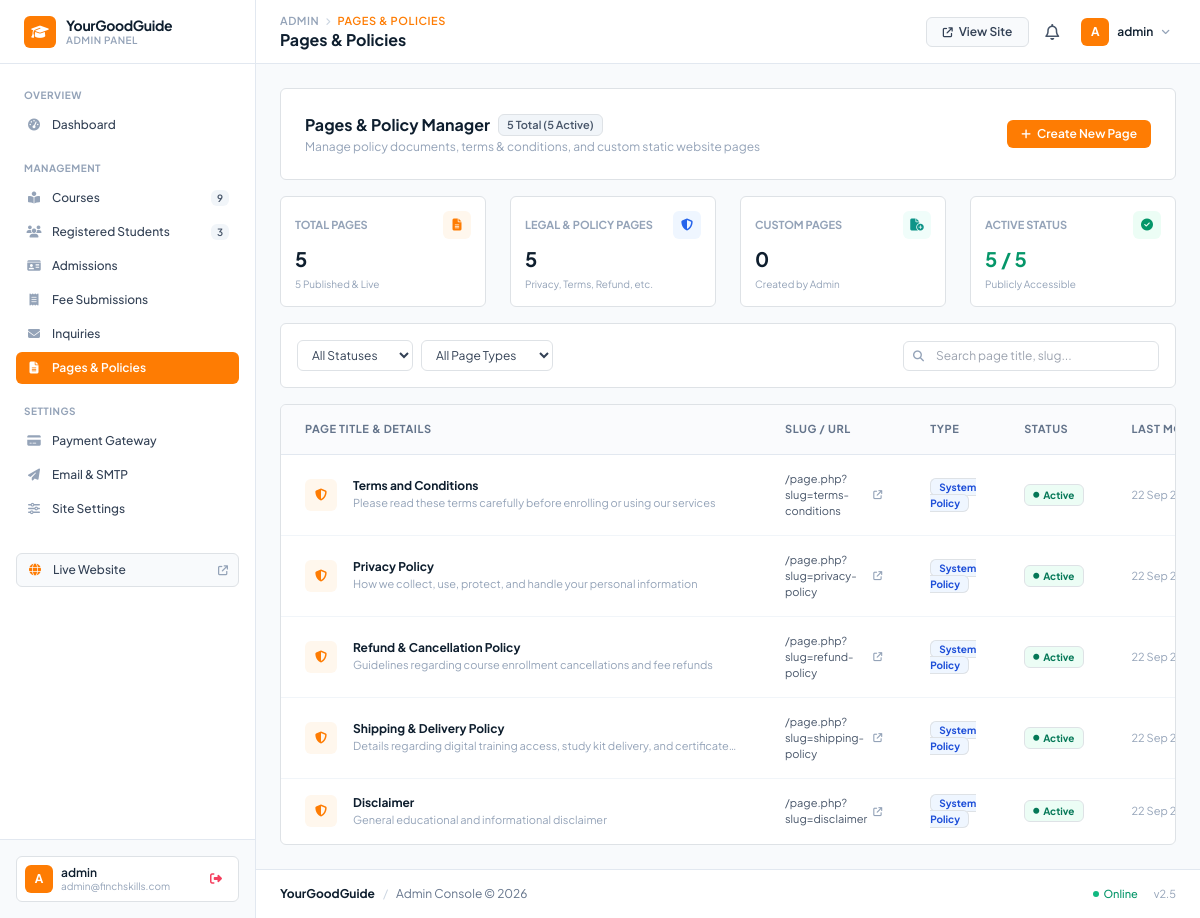
Screenshot of /admin/pages.php (signed in) with the database file from the repository.
### tables this page shows
CREATE TABLE `site_pages` (
  `id` int NOT NULL AUTO_INCREMENT,
  `slug` varchar(100) NOT NULL,
  `title` varchar(255) NOT NULL,
  `subtitle` varchar(255) DEFAULT NULL,
  `content` longtext NOT NULL,
  `meta_title` varchar(255) DEFAULT NULL,
  `meta_description` text,
  `status` enum('active','inactive') DEFAULT 'active',
  `is_system` tinyint(1) DEFAULT '0',
  `updated_at` timestamp NULL DEFAULT CURRENT_TIMESTAMP ON UPDATE CURRENT_TIMESTAMP,
  `created_at` timestamp NULL DEFAULT CURRENT_TIMESTAMP,
  PRIMARY KEY (`id`),
  UNIQUE KEY `slug` (`slug`)
);

### admin/pages.php (the view, shortened to what this page needs)
<?php
require_once __DIR__ . '/includes/auth.php';
$total_pages = (int)$pdo->query("SELECT COUNT(*) FROM site_pages")->fetchColumn();
$active_pages = (int)$pdo->query("SELECT COUNT(*) FROM site_pages WHERE status = 'active'")->fetchColumn();
$system_pages = (int)$pdo->query("SELECT COUNT(*) FROM site_pages WHERE is_system = 1")->fetchColumn();
$custom_pages = (int)$pdo->query("SELECT COUNT(*) FROM site_pages WHERE is_system = 0")->fetchColumn();
$search = trim($_GET['search'] ?? '');
$query = "SELECT * FROM site_pages WHERE 1=1";
$params = [];
$query .= " ORDER BY is_system DESC, id ASC";
$stmt = $pdo->prepare($query);
$stmt->execute($params);
$pages = $stmt->fetchAll(PDO::FETCH_ASSOC);
require_once __DIR__ . '/includes/header.php';
?>
<div class="space-y-4">
    <div class="flex flex-col sm:flex-row sm:items-center justify-between gap-3 bg-white p-4 rounded-md border border-slate-200">
        <div>
            <div class="flex items-center gap-2">
                <h2 class="text-base font-bold text-[#0e1e2e]">Pages &amp; Policy Manager</h2>
                <span class="px-2 py-0.5 text-[11px] font-semibold bg-slate-100 text-slate-600 rounded border border-slate-200">
                    <?= $total_pages ?> Total (<?= $active_pages ?> Active)
                </span>
            </div>
            <p class="text-xs text-slate-400 mt-0.5">Manage policy documents, terms &amp; conditions, and custom static website pages</p>
        </div>
        <div class="flex items-center gap-2">
            <a href="page-edit.php" class="px-3.5 py-1.5 text-xs font-semibold text-white bg-[#fe7c03] hover:bg-[#ea6c00] rounded-md transition-colors flex items-center gap-1.5 no-underline">
                <i class="fa-solid fa-plus text-[11px]"></i>
                <span>Create New Page</span>
            </a>
        </div>
    </div>
    <div class="grid grid-cols-1 sm:grid-cols-2 lg:grid-cols-4 gap-4">
        <div class="bg-white border border-slate-200 rounded-md p-3.5">
            <div class="flex items-center justify-between mb-1.5">
                <span class="text-[11px] font-bold uppercase text-slate-400">Total Pages</span>
                <span class="w-7 h-7 rounded bg-orange-50 text-[#fe7c03] flex items-center justify-center text-xs"><i class="fa-solid fa-file-lines"></i></span>
            </div>
            <h4 class="text-xl font-bold text-[#0e1e2e]"><?= $total_pages ?></h4>
            <p class="text-[10px] text-slate-400 mt-1"><?= $active_pages ?> Published &amp; Live</p>
        </div>
        <div class="bg-white border border-slate-200 rounded-md p-3.5">
            <div class="flex items-center justify-between mb-1.5">
                <span class="text-[11px] font-bold uppercase text-slate-400">Legal &amp; Policy Pages</span>
                <span class="w-7 h-7 rounded bg-blue-50 text-blue-600 flex items-center justify-center text-xs"><i class="fa-solid fa-shield-halved"></i></span>
            </div>
            <h4 class="text-xl font-bold text-[#0e1e2e]"><?= $system_pages ?></h4>
            <p class="text-[10px] text-slate-400 mt-1">Privacy, Terms, Refund, etc.</p>
        </div>
        <div class="bg-white border border-slate-200 rounded-md p-3.5">
            <div class="flex items-center justify-between mb-1.5">
                <span class="text-[11px] font-bold uppercase text-slate-400">Custom Pages</span>
                <span class="w-7 h-7 rounded bg-teal-50 text-teal-600 flex items-center justify-center text-xs"><i class="fa-solid fa-file-circle-plus"></i></span>
            </div>
            <h4 class="text-xl font-bold text-[#0e1e2e]"><?= $custom_pages ?></h4>
            <p class="text-[10px] text-slate-400 mt-1">Created by Admin</p>
        </div>
        <div class="bg-white border border-slate-200 rounded-md p-3.5">
            <div class="flex items-center justify-between mb-1.5">
                <span class="text-[11px] font-bold uppercase text-slate-400">Active Status</span>
                <span class="w-7 h-7 rounded bg-emerald-50 text-emerald-600 flex items-center justify-center text-xs"><i class="fa-solid fa-circle-check"></i></span>
            </div>
            <h4 class="text-xl font-bold text-emerald-600"><?= $active_pages ?> / <?= $total_pages ?></h4>
            <p class="text-[10px] text-slate-400 mt-1">Publicly Accessible</p>
        </div>
    </div>
    <div class="bg-white border border-slate-200 rounded-md p-3">
        <form method="GET" action="pages.php" class="flex flex-wrap items-center justify-between gap-2.5">
            <div class="flex flex-wrap items-center gap-2">
                <select name="status" onchange="this.form.submit()" class="text-xs bg-white border border-slate-200 rounded-md px-2.5 py-1.5 text-slate-700 focus:outline-none focus:border-[#fe7c03]">
                    <option value="">All Statuses</option>
                </select>
                <select name="type" onchange="this.form.submit()" class="text-xs bg-white border border-slate-200 rounded-md px-2.5 py-1.5 text-slate-700 focus:outline-none focus:border-[#fe7c03]">
                    <option value="">All Page Types</option>
                </select>
            </div>
            <div class="relative w-full sm:w-64">
                <input type="text" name="search" value="<?= htmlspecialchars($search) ?>" placeholder="Search page title, slug..." class="w-full text-xs bg-white border border-slate-200 rounded-md pl-8 pr-3 py-1.5 text-slate-700 focus:outline-none focus:border-[#fe7c03]">
                <i class="fa-solid fa-magnifying-glass absolute left-2.5 top-2.5 text-[11px] text-slate-400"></i>
            </div>
        </form>
    </div>
    <div class="bg-white border border-slate-200 rounded-md overflow-hidden">
        <div class="overflow-x-auto">
            <table class="w-full text-left border-collapse">
                <thead>
                    <tr class="border-b border-slate-200 bg-slate-50/75 text-[11px] font-bold text-slate-500 uppercase tracking-wider">
                        <th class="px-4 py-3">Page Title &amp; Details</th>
                        <th class="px-4 py-3">Slug / URL</th>
                        <th class="px-4 py-3">Type</th>
                        <th class="px-4 py-3">Status</th>
                        <th class="px-4 py-3">Last Modified</th>
                    </tr>
                </thead>
                <tbody class="divide-y divide-slate-100 text-xs text-slate-700">
                    <?php if (empty($pages)): ?>
                        <tr>
                            <td colspan="6" class="px-4 py-8 text-center text-slate-400">
                                <i class="fa-solid fa-folder-open text-2xl mb-2 text-slate-300 block"></i>
                                <span>No pages found matching your filters.</span>
                            </td>
                        </tr>
                    <?php else: ?>
                        <?php foreach ($pages as $p): ?>
                            <tr class="hover:bg-slate-50/60 transition-colors">
                                <td class="px-4 py-3">
                                    <div class="flex items-center gap-3">
                                        <div class="w-8 h-8 rounded bg-orange-50 text-[#fe7c03] flex items-center justify-center font-bold text-xs shrink-0">
                                            <i class="fa-solid <?= $p['is_system'] ? 'fa-shield-halved' : 'fa-file-lines' ?>"></i>
                                        </div>
                                        <div>
                                            <a href="page-edit.php?id=<?= $p['id'] ?>" class="font-bold text-[#0e1e2e] hover:text-[#fe7c03] no-underline block leading-tight">
                                                <?= htmlspecialchars($p['title']) ?>
                                            </a>
                                            <?php if (!empty($p['subtitle'])): ?>
                                                <p class="text-[11px] text-slate-400 mt-0.5 truncate max-w-sm"><?= htmlspecialchars($p['subtitle']) ?></p>
                                            <?php endif; ?>
                                        </div>
                                    </div>
                                </td>
                                <td class="px-4 py-3 font-mono text-[11px]">
                                    <a href="../page.php?slug=<?= urlencode($p['slug']) ?>" target="_blank" class="text-slate-600 hover:text-[#fe7c03] flex items-center gap-1.5 no-underline">
                                        <span>/page.php?slug=<?= htmlspecialchars($p['slug']) ?></span>
                                        <i class="fa-solid fa-arrow-up-right-from-square text-[9px] text-slate-400"></i>
                                    </a>
                                </td>
                                <td class="px-4 py-3">
                                    <?php if ($p['is_system']): ?>
                                        <span class="px-2 py-0.5 text-[10px] font-bold rounded bg-blue-50 text-blue-700 border border-blue-200">
                                            System Policy
                                        </span>
                                    <?php else: ?>
                                        <span class="px-2 py-0.5 text-[10px] font-bold rounded bg-slate-100 text-slate-600 border border-slate-200">
                                            Custom Page
                                        </span>
                                    <?php endif; ?>
                                </td>
                                <td class="px-4 py-3">
                                    <a href="pages.php?action=toggle_status&id=<?= $p['id'] ?>" title="Click to toggle status" class="no-underline">
                                        <?php if ($p['status'] === 'active'): ?>
                                            <span class="px-2 py-0.5 text-[10px] font-bold rounded bg-emerald-50 text-emerald-700 border border-emerald-200 inline-flex items-center gap-1 hover:bg-emerald-100">
                                                <i class="fa-solid fa-circle text-[6px]"></i> Active
                                            </span>
                                        <?php else: ?>
                                            <span class="px-2 py-0.5 text-[10px] font-bold rounded bg-slate-100 text-slate-500 border border-slate-200 inline-flex items-center gap-1 hover:bg-slate-200">
                                                <i class="fa-solid fa-circle text-[6px]"></i> Inactive
                                            </span>
                                        <?php endif; ?>
                                    </a>
                                </td>
                                <td class="px-4 py-3 text-slate-400 text-[11px] whitespace-nowrap">
                                    <?= date('d M Y, h:i A', strtotime($p['updated_at'] ?? $p['created_at'])) ?>
                                </td>
                            </tr>
                        <?php endforeach; ?>
                    <?php endif; ?>
                </tbody>
            </table>
        </div>
    </div>
</div>
<?php require_once __DIR__ . '/includes/footer.php'; ?>

### admin/includes/header.php (style rules this page uses)
body, input, button, select, textarea, table, h1, h2, h3, h4, h5, h6, p, a, div, span:not([class*="fa-"]) { font-family: 'Plus Jakarta Sans', sans-serif; }
body { background-color: #f8fafc; color: #0e1e2e; }

### rows the page displays
site_pages: is_system 1 (drawn), title "Terms and Conditions", subtitle "Please read these terms carefully before enrolling or using our services", slug "terms-conditions", status "active" (drawn), updated_at "22 Sep…"
site_pages: is_system 1 (drawn), title "Privacy Policy", subtitle "How we collect, use, protect, and handle your personal information", slug "privacy-policy", status "active" (drawn), updated_at "22 Sep…"
site_pages: is_system 1 (drawn), title "Refund & Cancellation Policy", subtitle "Guidelines regarding course enrollment cancellations and fee refunds", slug "refund-policy", status "active" (drawn), updated_at "22 Sep…"
site_pages: is_system 1 (drawn), title "Shipping & Delivery Policy", subtitle "Details regarding digital training access, study kit delivery, and certificate…", slug "shipping-policy", status "active" (drawn), updated_at "22 Sep…"
site_pages: is_system 1 (drawn), title "Disclaimer", subtitle "General educational and informational disclaimer", slug "disclaimer", status "active" (drawn), updated_at "22 Sep…"

### other values shown
$admin_stats['total_courses'] "9"
$admin_stats['total_students'] "3"
$admin_initial "A"
$admin_name "admin"
$_SESSION['admin_email'] "admin@finchskills.com"
$page_title "PAGES & POLICIES"
$page_title "Pages & Policies"
$total_pages "5"
$active_pages "5"
$system_pages "5"
$custom_pages "0"
